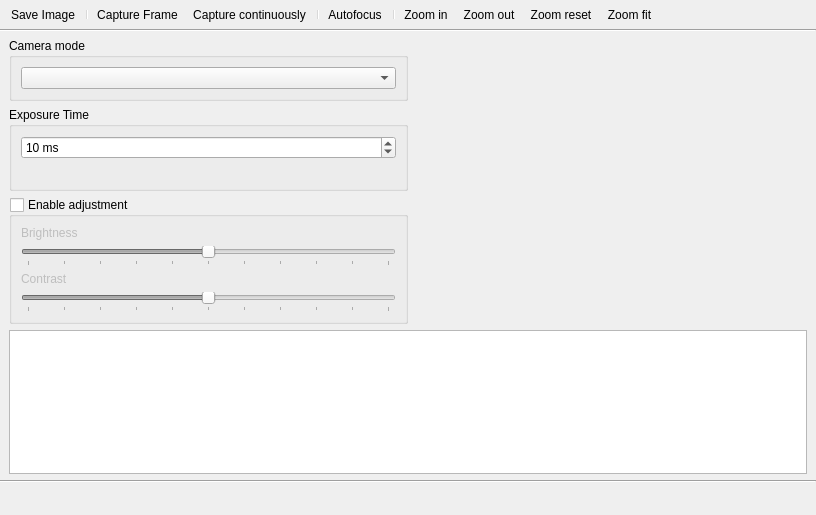
<?xml version="1.0" encoding="UTF-8"?>
<ui version="4.0">
 <class>ImageViewer</class>
 <widget class="QWidget" name="ImageViewer">
  <property name="geometry">
   <rect>
    <x>0</x>
    <y>0</y>
    <width>816</width>
    <height>515</height>
   </rect>
  </property>
  <property name="contextMenuPolicy">
   <enum>Qt::NoContextMenu</enum>
  </property>
  <property name="windowTitle">
   <string>Image Viewer</string>
  </property>
  <property name="locale">
   <locale language="English" country="UnitedStates"/>
  </property>
  <layout class="QVBoxLayout" name="verticalLayout">
   <property name="leftMargin">
    <number>0</number>
   </property>
   <property name="topMargin">
    <number>0</number>
   </property>
   <property name="rightMargin">
    <number>0</number>
   </property>
   <property name="bottomMargin">
    <number>0</number>
   </property>
   <item>
    <widget class="QFrame" name="frame">
     <property name="sizePolicy">
      <sizepolicy hsizetype="Minimum" vsizetype="Minimum">
       <horstretch>0</horstretch>
       <verstretch>0</verstretch>
      </sizepolicy>
     </property>
     <property name="frameShape">
      <enum>QFrame::Panel</enum>
     </property>
     <property name="frameShadow">
      <enum>QFrame::Raised</enum>
     </property>
     <property name="lineWidth">
      <number>0</number>
     </property>
     <layout class="QVBoxLayout" name="verticalLayout_2">
      <property name="spacing">
       <number>0</number>
      </property>
      <property name="leftMargin">
       <number>0</number>
      </property>
      <property name="topMargin">
       <number>0</number>
      </property>
      <property name="rightMargin">
       <number>0</number>
      </property>
      <property name="bottomMargin">
       <number>0</number>
      </property>
      <item>
       <widget class="QToolBar" name="MainToolBar">
        <property name="windowTitle">
         <string>toolBar</string>
        </property>
        <property name="movable">
         <bool>false</bool>
        </property>
        <property name="floatable">
         <bool>false</bool>
        </property>
        <addaction name="action_Save_Image"/>
        <addaction name="separator"/>
        <addaction name="action_Capture_Frame"/>
        <addaction name="action_Capture_continuously"/>
        <addaction name="separator"/>
        <addaction name="action_Autofocus"/>
        <addaction name="separator"/>
        <addaction name="action_Zoom_in"/>
        <addaction name="action_Zoom_out"/>
        <addaction name="action_Zoom_reset"/>
        <addaction name="action_Zoom_fit"/>
       </widget>
      </item>
      <item>
       <widget class="Line" name="line">
        <property name="orientation">
         <enum>Qt::Horizontal</enum>
        </property>
       </widget>
      </item>
     </layout>
    </widget>
   </item>
   <item>
    <layout class="QVBoxLayout" name="verticalLayout_4">
     <property name="leftMargin">
      <number>9</number>
     </property>
     <property name="rightMargin">
      <number>9</number>
     </property>
     <item>
      <widget class="QSplitter" name="MainSplitter">
       <property name="sizePolicy">
        <sizepolicy hsizetype="Expanding" vsizetype="Expanding">
         <horstretch>0</horstretch>
         <verstretch>0</verstretch>
        </sizepolicy>
       </property>
       <property name="orientation">
        <enum>Qt::Horizontal</enum>
       </property>
       <widget class="QWidget" name="verticalLayoutWidget">
        <layout class="QVBoxLayout" name="verticalLayout_3">
         <item>
          <layout class="QHBoxLayout" name="horizontalLayout">
           <item>
            <layout class="QVBoxLayout" name="verticalLayout_7">
             <item>
              <widget class="QGroupBox" name="CameraModeGroupBox">
               <property name="title">
                <string>Camera mode</string>
               </property>
               <layout class="QVBoxLayout" name="verticalLayout_8">
                <item>
                 <widget class="QComboBox" name="CBCameraMode"/>
                </item>
               </layout>
              </widget>
             </item>
             <item>
              <widget class="QGroupBox" name="ExposureTimeGroupBox">
               <property name="title">
                <string>Exposure Time</string>
               </property>
               <layout class="QVBoxLayout" name="verticalLayout_5">
                <item>
                 <widget class="QSpinBox" name="ExposureTime">
                  <property name="keyboardTracking">
                   <bool>false</bool>
                  </property>
                  <property name="suffix">
                   <string> ms</string>
                  </property>
                  <property name="minimum">
                   <number>1</number>
                  </property>
                  <property name="maximum">
                   <number>999</number>
                  </property>
                  <property name="stepType">
                   <enum>QAbstractSpinBox::AdaptiveDecimalStepType</enum>
                  </property>
                  <property name="value">
                   <number>10</number>
                  </property>
                 </widget>
                </item>
                <item>
                 <layout class="QHBoxLayout" name="horizontalLayout_6">
                  <item>
                   <widget class="QLabel" name="ExposureTimeMinValue"/>
                  </item>
                  <item>
                   <spacer name="horizontalSpacer_4">
                    <property name="orientation">
                     <enum>Qt::Horizontal</enum>
                    </property>
                    <property name="sizeType">
                     <enum>QSizePolicy::MinimumExpanding</enum>
                    </property>
                    <property name="sizeHint" stdset="0">
                     <size>
                      <width>40</width>
                      <height>0</height>
                     </size>
                    </property>
                   </spacer>
                  </item>
                  <item>
                   <widget class="QLabel" name="ExposureTimeMaxValue"/>
                  </item>
                 </layout>
                </item>
               </layout>
              </widget>
             </item>
             <item>
              <widget class="QGroupBox" name="ImageModifiersGroupBox">
               <property name="title">
                <string>Enable adjustment</string>
               </property>
               <property name="checkable">
                <bool>true</bool>
               </property>
               <property name="checked">
                <bool>false</bool>
               </property>
               <layout class="QVBoxLayout" name="verticalLayout_6">
                <item>
                 <widget class="QLabel" name="ImageModifiersBrightnessLabel">
                  <property name="text">
                   <string>Brightness</string>
                  </property>
                 </widget>
                </item>
                <item>
                 <widget class="QSlider" name="ImageModifiersBrightness">
                  <property name="minimum">
                   <number>-10</number>
                  </property>
                  <property name="maximum">
                   <number>10</number>
                  </property>
                  <property name="pageStep">
                   <number>5</number>
                  </property>
                  <property name="tracking">
                   <bool>false</bool>
                  </property>
                  <property name="orientation">
                   <enum>Qt::Horizontal</enum>
                  </property>
                  <property name="tickPosition">
                   <enum>QSlider::TicksBelow</enum>
                  </property>
                  <property name="tickInterval">
                   <number>2</number>
                  </property>
                 </widget>
                </item>
                <item>
                 <widget class="QLabel" name="ImageModifiersContrastLabel">
                  <property name="text">
                   <string>Contrast</string>
                  </property>
                 </widget>
                </item>
                <item>
                 <widget class="QSlider" name="ImageModifiersContrast">
                  <property name="minimum">
                   <number>-10</number>
                  </property>
                  <property name="maximum">
                   <number>10</number>
                  </property>
                  <property name="pageStep">
                   <number>5</number>
                  </property>
                  <property name="tracking">
                   <bool>false</bool>
                  </property>
                  <property name="orientation">
                   <enum>Qt::Horizontal</enum>
                  </property>
                  <property name="tickPosition">
                   <enum>QSlider::TicksBelow</enum>
                  </property>
                  <property name="tickInterval">
                   <number>2</number>
                  </property>
                 </widget>
                </item>
               </layout>
              </widget>
             </item>
            </layout>
           </item>
           <item>
            <spacer name="horizontalSpacer_5">
             <property name="orientation">
              <enum>Qt::Horizontal</enum>
             </property>
             <property name="sizeHint" stdset="0">
              <size>
               <width>13</width>
               <height>133</height>
              </size>
             </property>
            </spacer>
           </item>
          </layout>
         </item>
         <item>
          <widget class="QChartView" name="Histogram">
           <property name="sizePolicy">
            <sizepolicy hsizetype="Expanding" vsizetype="Expanding">
             <horstretch>0</horstretch>
             <verstretch>0</verstretch>
            </sizepolicy>
           </property>
           <property name="minimumSize">
            <size>
             <width>200</width>
             <height>0</height>
            </size>
           </property>
           <property name="contextMenuPolicy">
            <enum>Qt::CustomContextMenu</enum>
           </property>
          </widget>
         </item>
        </layout>
       </widget>
      </widget>
     </item>
    </layout>
   </item>
   <item>
    <widget class="Line" name="line_2">
     <property name="orientation">
      <enum>Qt::Horizontal</enum>
     </property>
    </widget>
   </item>
   <item>
    <widget class="QFrame" name="frame_2">
     <layout class="QHBoxLayout" name="horizontalLayout_2">
      <property name="topMargin">
       <number>0</number>
      </property>
      <property name="bottomMargin">
       <number>6</number>
      </property>
      <item>
       <widget class="QLabel" name="ImageGeometry">
        <property name="minimumSize">
         <size>
          <width>80</width>
          <height>0</height>
         </size>
        </property>
        <property name="text">
         <string/>
        </property>
       </widget>
      </item>
      <item>
       <spacer name="horizontalSpacer_6">
        <property name="orientation">
         <enum>Qt::Horizontal</enum>
        </property>
        <property name="sizeType">
         <enum>QSizePolicy::Minimum</enum>
        </property>
        <property name="sizeHint" stdset="0">
         <size>
          <width>8</width>
          <height>20</height>
         </size>
        </property>
       </spacer>
      </item>
      <item>
       <widget class="QLabel" name="CursorPosition">
        <property name="minimumSize">
         <size>
          <width>80</width>
          <height>0</height>
         </size>
        </property>
        <property name="text">
         <string/>
        </property>
       </widget>
      </item>
      <item>
       <spacer name="horizontalSpacer">
        <property name="orientation">
         <enum>Qt::Horizontal</enum>
        </property>
        <property name="sizeHint" stdset="0">
         <size>
          <width>16</width>
          <height>0</height>
         </size>
        </property>
       </spacer>
      </item>
      <item>
       <widget class="QLabel" name="CurrentFPS">
        <property name="minimumSize">
         <size>
          <width>80</width>
          <height>0</height>
         </size>
        </property>
        <property name="text">
         <string/>
        </property>
        <property name="alignment">
         <set>Qt::AlignRight|Qt::AlignTrailing|Qt::AlignVCenter</set>
        </property>
       </widget>
      </item>
     </layout>
    </widget>
   </item>
  </layout>
  <action name="action_Save_Image">
   <property name="icon">
    <iconset resource="../../DynExpManager.qrc">
     <normaloff>:/DynExpManager/icons/Document-save.svg</normaloff>:/DynExpManager/icons/Document-save.svg</iconset>
   </property>
   <property name="text">
    <string>Save Image</string>
   </property>
  </action>
  <action name="action_Zoom_in">
   <property name="icon">
    <iconset resource="../../QModules.qrc">
     <normaloff>:/QModules/icons/System-zoom-in.svg</normaloff>:/QModules/icons/System-zoom-in.svg</iconset>
   </property>
   <property name="text">
    <string>Zoom in</string>
   </property>
   <property name="shortcut">
    <string>Ctrl++</string>
   </property>
  </action>
  <action name="action_Zoom_out">
   <property name="icon">
    <iconset resource="../../QModules.qrc">
     <normaloff>:/QModules/icons/System-zoom-out.svg</normaloff>:/QModules/icons/System-zoom-out.svg</iconset>
   </property>
   <property name="text">
    <string>Zoom out</string>
   </property>
   <property name="shortcut">
    <string>Ctrl+-</string>
   </property>
  </action>
  <action name="action_Zoom_fit">
   <property name="checkable">
    <bool>true</bool>
   </property>
   <property name="icon">
    <iconset resource="../../QModules.qrc">
     <normaloff>:/QModules/icons/View-zoom-fit.svg</normaloff>:/QModules/icons/View-zoom-fit.svg</iconset>
   </property>
   <property name="text">
    <string>Zoom fit</string>
   </property>
   <property name="toolTip">
    <string>Zoom fit</string>
   </property>
   <property name="shortcut">
    <string>Ctrl+,</string>
   </property>
  </action>
  <action name="action_Capture_Frame">
   <property name="icon">
    <iconset resource="../../DynExpManager.qrc">
     <normaloff>:/DynExpManager/icons/Media-playback-start.svg</normaloff>:/DynExpManager/icons/Media-playback-start.svg</iconset>
   </property>
   <property name="text">
    <string>Capture Frame</string>
   </property>
   <property name="shortcut">
    <string>Space</string>
   </property>
  </action>
  <action name="action_Capture_continuously">
   <property name="checkable">
    <bool>true</bool>
   </property>
   <property name="icon">
    <iconset resource="../../QModules.qrc">
     <normaloff>:/QModules/icons/Media-seek-forward.svg</normaloff>:/QModules/icons/Media-seek-forward.svg</iconset>
   </property>
   <property name="text">
    <string>Capture continuously</string>
   </property>
   <property name="shortcut">
    <string>Shift+Space</string>
   </property>
  </action>
  <action name="action_Zoom_reset">
   <property name="icon">
    <iconset resource="../../QModules.qrc">
     <normaloff>:/QModules/icons/View-zoom-reset.svg</normaloff>:/QModules/icons/View-zoom-reset.svg</iconset>
   </property>
   <property name="text">
    <string>Zoom reset</string>
   </property>
   <property name="toolTip">
    <string>Zoom reset</string>
   </property>
   <property name="shortcut">
    <string>Ctrl+Backspace</string>
   </property>
  </action>
  <action name="action_Autofocus">
   <property name="checkable">
    <bool>true</bool>
   </property>
   <property name="icon">
    <iconset resource="../../QModules.qrc">
     <normaloff>:/QModules/icons/Merge-short_arrows_2.png</normaloff>:/QModules/icons/Merge-short_arrows_2.png</iconset>
   </property>
   <property name="text">
    <string>Autofocus</string>
   </property>
   <property name="toolTip">
    <string>Autofocus</string>
   </property>
   <property name="shortcut">
    <string>F12</string>
   </property>
  </action>
 </widget>
 <customwidgets>
  <customwidget>
   <class>QChartView</class>
   <extends>QGraphicsView</extends>
   <header>QtCharts</header>
  </customwidget>
 </customwidgets>
 <tabstops>
  <tabstop>CBCameraMode</tabstop>
  <tabstop>ExposureTime</tabstop>
  <tabstop>ImageModifiersGroupBox</tabstop>
  <tabstop>ImageModifiersBrightness</tabstop>
  <tabstop>ImageModifiersContrast</tabstop>
  <tabstop>Histogram</tabstop>
 </tabstops>
 <resources>
  <include location="../../QModules.qrc"/>
  <include location="../../DynExpManager.qrc"/>
 </resources>
 <connections>
  <connection>
   <sender>action_Save_Image</sender>
   <signal>triggered()</signal>
   <receiver>ImageViewer</receiver>
   <slot>OnSaveImageClicked()</slot>
   <hints>
    <hint type="sourcelabel">
     <x>-1</x>
     <y>-1</y>
    </hint>
    <hint type="destinationlabel">
     <x>399</x>
     <y>234</y>
    </hint>
   </hints>
  </connection>
  <connection>
   <sender>action_Zoom_in</sender>
   <signal>triggered()</signal>
   <receiver>ImageViewer</receiver>
   <slot>OnZoomInClicked()</slot>
   <hints>
    <hint type="sourcelabel">
     <x>-1</x>
     <y>-1</y>
    </hint>
    <hint type="destinationlabel">
     <x>399</x>
     <y>234</y>
    </hint>
   </hints>
  </connection>
  <connection>
   <sender>action_Zoom_out</sender>
   <signal>triggered()</signal>
   <receiver>ImageViewer</receiver>
   <slot>OnZoomOutClicked()</slot>
   <hints>
    <hint type="sourcelabel">
     <x>-1</x>
     <y>-1</y>
    </hint>
    <hint type="destinationlabel">
     <x>399</x>
     <y>234</y>
    </hint>
   </hints>
  </connection>
  <connection>
   <sender>action_Zoom_fit</sender>
   <signal>triggered(bool)</signal>
   <receiver>ImageViewer</receiver>
   <slot>OnZoomFitClicked(bool)</slot>
   <hints>
    <hint type="sourcelabel">
     <x>-1</x>
     <y>-1</y>
    </hint>
    <hint type="destinationlabel">
     <x>399</x>
     <y>234</y>
    </hint>
   </hints>
  </connection>
  <connection>
   <sender>action_Zoom_reset</sender>
   <signal>triggered()</signal>
   <receiver>ImageViewer</receiver>
   <slot>OnZoomResetClicked()</slot>
   <hints>
    <hint type="sourcelabel">
     <x>-1</x>
     <y>-1</y>
    </hint>
    <hint type="destinationlabel">
     <x>399</x>
     <y>234</y>
    </hint>
   </hints>
  </connection>
  <connection>
   <sender>Histogram</sender>
   <signal>customContextMenuRequested(QPoint)</signal>
   <receiver>ImageViewer</receiver>
   <slot>OnHistogramContextMenuRequested(QPoint)</slot>
   <hints>
    <hint type="sourcelabel">
     <x>137</x>
     <y>305</y>
    </hint>
    <hint type="destinationlabel">
     <x>399</x>
     <y>234</y>
    </hint>
   </hints>
  </connection>
 </connections>
 <slots>
  <slot>OnHistogramContextMenuRequested(QPoint)</slot>
  <slot>OnSaveImageClicked()</slot>
  <slot>OnZoomInClicked()</slot>
  <slot>OnZoomOutClicked()</slot>
  <slot>OnZoomFitClicked(bool)</slot>
  <slot>OnZoomResetClicked()</slot>
 </slots>
</ui>
